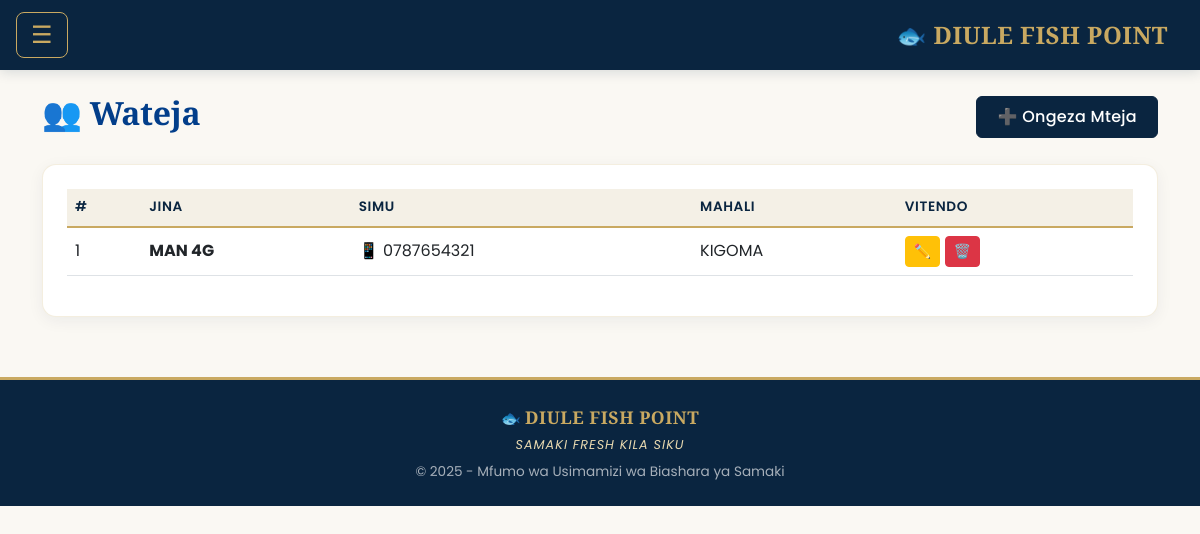
The app's page /wateja (signed in) with its own data.
### app.py (models this page shows)
class Mteja(db.Model):
    id = db.Column(db.Integer, primary_key=True)
    jina = db.Column(db.String(100), nullable=False)
    simu = db.Column(db.String(20))
    mahali = db.Column(db.String(100))

### app.py (the view)
@app.route('/wateja')
@login_required
def wateja_list():
    items = Mteja.query.order_by(Mteja.jina).all()
    return render_template('wateja.html', items=items)

### app.py (called while the page is built)
@login_manager.user_loader
def load_user(user_id):
    return User.query.get(int(user_id))

### templates/wateja.html (shortened to what this page needs)
{% extends "base.html" %}
{% block content %}
<div class="d-flex justify-content-between align-items-center mb-4">
    <h2 style="color: #023e8a;">👥 Wateja</h2>
    <button class="btn btn-primary" style="background-color: #0077b6;"
            data-bs-toggle="modal" data-bs-target="#addModal">
        ➕ Ongeza Mteja
    </button>
</div>
<div class="card p-4">
    {% if items %}
    <div class="table-responsive">
        <table class="table table-hover align-middle">
            <thead class="table-light">
                <tr>
                    <th>#</th>
                    <th>Jina</th>
                    <th>Simu</th>
                    <th>Mahali</th>
                    <th>Vitendo</th>
                </tr>
            </thead>
            <tbody>
                {% for m in items %}
                <tr>
                    <td>{{ loop.index }}</td>
                    <td><strong>{{ m.jina }}</strong></td>
                    <td>
                        {% if m.simu %}
                            📱 {{ m.simu }}
                        {% else %}
                            <span class="text-muted">—</span>
                        {% endif %}
                    </td>
                    <td>{{ m.mahali or '—' }}</td>
                    <td>
                        <button class="btn btn-sm btn-warning"
                                data-bs-toggle="modal" data-bs-target="#editModal{{ m.id }}">
                            ✏️
                        </button>
                        <a href="{{ url_for('wateja_delete', id=m.id) }}"
                           class="btn btn-sm btn-danger"
                           onclick="return confirm('Una uhakika unataka kufuta {{ m.jina }}?')">
                            🗑️
                        </a>
                    </td>
                </tr>
                {% endfor %}
            </tbody>
        </table>
    </div>
    {% else %}
    <div class="text-center p-5 text-muted">
        <div style="font-size: 4rem;">👥</div>
        <p>Bado hujaongeza mteja yeyote.</p>
        <p class="small">Bonyeza "➕ Ongeza Mteja" kuanza.</p>
    </div>
    {% endif %}
</div>
{% endblock %}

### templates/base.html (style rules this page uses)
:root { --navy: #0a2540; --navy-light: #163a5f; --gold: #c9a961; --gold-soft: #e8d9b0; --cream: #faf8f3; --charcoal: #2d3748; }
* { font-family: 'Poppins', sans-serif; }
body { background-color: var(--cream); color: var(--charcoal); font-weight: 400; }
h1, h2, h3, h4, h5, .navbar-brand, .offcanvas-title { font-family: 'Playfair Display', serif; font-weight: 700; letter-spacing: -0.3px; }
.card { border: 1px solid rgba(201, 169, 97, 0.2); box-shadow: 0 4px 16px rgba(10, 37, 64, 0.06); border-radius: 14px; background-color: #ffffff; transition: box-shadow 0.2s; }
.btn-primary { background-color: var(--navy) !important; border-color: var(--navy) !important; font-weight: 500; letter-spacing: 0.3px; padding: 8px 20px; transition: all 0.2s; }
.table thead th { background-color: #f4f0e6 !important; color: var(--navy); font-weight: 600; font-size: 0.85rem; text-transform: uppercase; letter-spacing: 0.6px; border-bottom: 2px solid var(--gold) !important; }
.table tbody td { vertical-align: middle; }

### records on screen
Mteja: jina "MAN 4G", simu "0787654321", mahali "KIGOMA"
